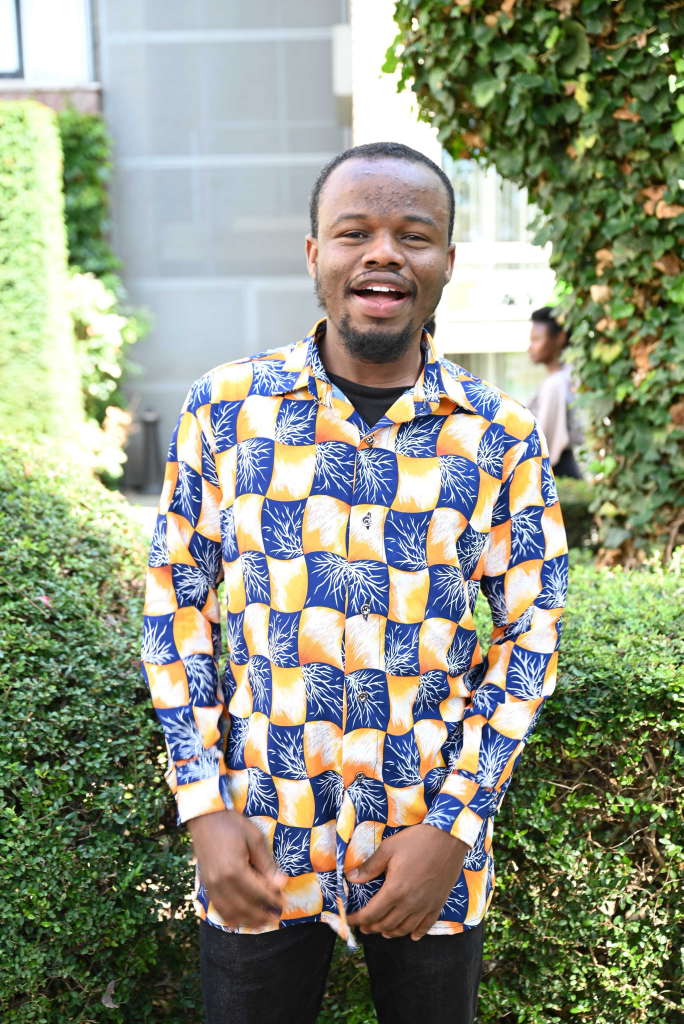
#> input picture me.jpg, 3417 x 5120 px, found by its file name (shown at 1/5 size)
$ python transformation.py
#> lines starting #> are read from the running program, lines starting #| are printed output that depends on the picture
import cv2 as cv
import numpy as np

resize = cv.imread("C:/Users/Administrator/Documents/vs_code/computer_vision/opencv_intro/opencv_intro/opencv_intro/me.jpg")
#> resize is the input picture: shape (5120, 3417, 3); mean B, G, R 129.9, 148.7, 142.4

img = cv.resize(resize,(342,512))
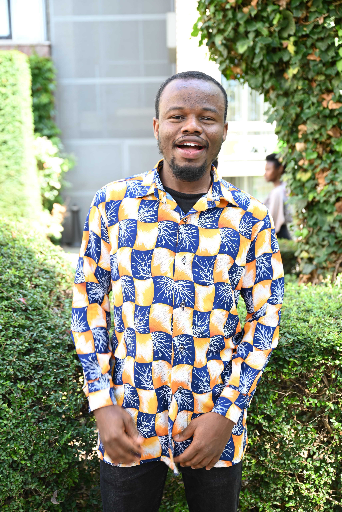
#> img: shape (512, 342, 3); mean B, G, R 129.9, 148.7, 142.4

# Translation
def translate(img, x, y):
#> called with x = 100, y = 100
    transMat = np.float32([[1,0,x],[0,1,y]])
    dimensions = (img.shape[1], img.shape[0])
#> dimensions = (342, 512)
    return cv.warpAffine(img, transMat, dimensions)
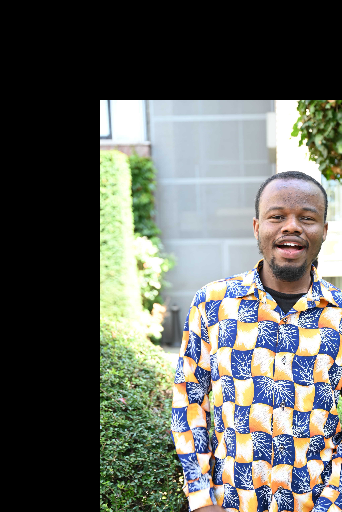
#> returned value: shape (512, 342, 3); mean of channels 0, 1, 2 94.9, 100.3, 97; drawn as B, G, R

# -x --> left
# -y --> Up
#  x --> Right
#  y --> Down

translated =translate(img, 100, 100)
cv.imshow('Translate', translated)

# Rotate
def rotate(img, angle, rotPoint=None):
#> called with angle = -45
    (height,width) = img.shape[:2]
#> height = 512; width = 342

    if rotPoint is None:
        rotPoint = (width//2, height//2)
#> rotPoint = (171, 256)

    rotMat = cv.getRotationMatrix2D(rotPoint,angle, 1.0)
    dimensions = (width, height)
#> dimensions = (342, 512)

    return cv.warpAffine(img, rotMat, dimensions)
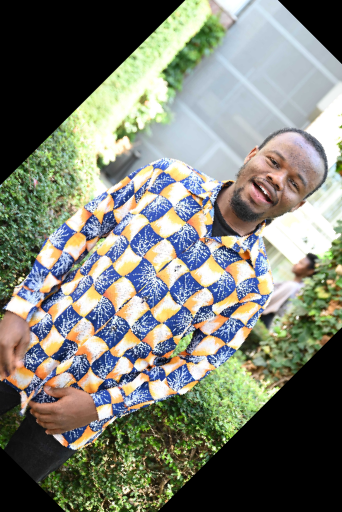
#> returned value: shape (512, 342, 3); mean of channels 0, 1, 2 115.6, 126.8, 123.6; drawn as B, G, R

rotated = rotate(img, -45)
cv.imshow('Rotate', rotated)

# flip
flip =cv.flip(img, 0)
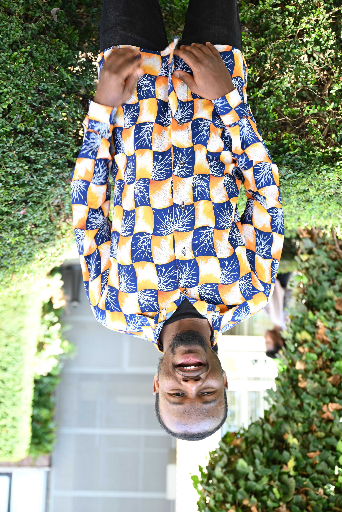
#> flip: shape (512, 342, 3); mean B, G, R 129.9, 148.7, 142.4
cv.imshow('flip', flip)


# crop
crop = img[100:200, 200:300]
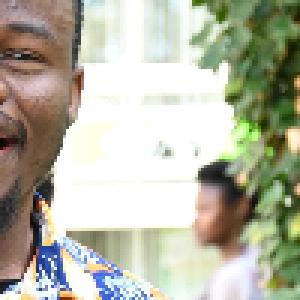
#> crop: shape (100, 100, 3) (shown 3 times larger); mean B, G, R 164.9, 181.7, 181.6
cv.imshow('crop', crop)

cv.waitKey(0)

$ run again, with 530610929_1078384944408029_1369117244780605595_n (1).jpg copied over me.jpg
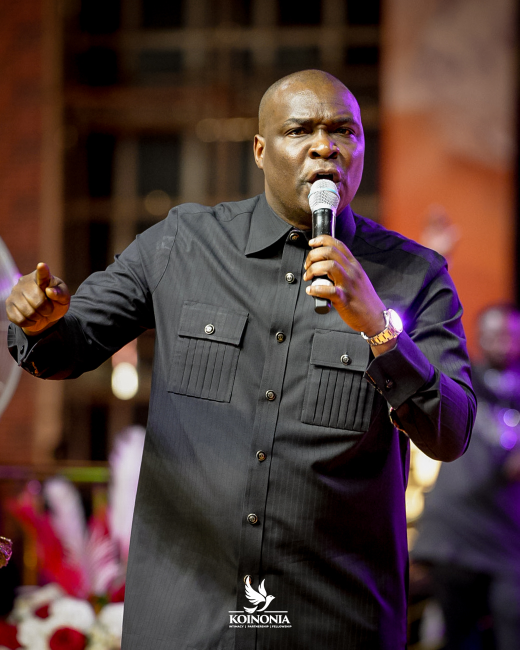
#> input picture 530610929_1078384944408029_1369117244780605595_n (1).jpg, 1039 x 1299 px, found by its file name (shown at 1/2 size)
#> resize is the input picture: shape (1299, 1039, 3); mean B, G, R 54.5, 57.6, 80.5
#> `flip =cv.flip(img, 0)`:
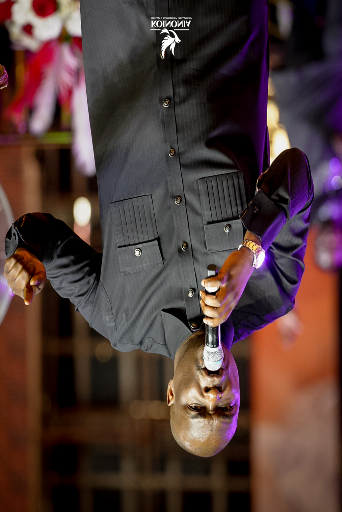
#> flip: shape (512, 342, 3); mean B, G, R 54.3, 57.5, 80.4
#> `crop = img[100:200, 200:300]`:
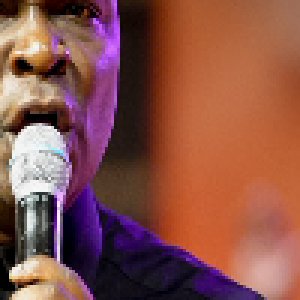
#> crop: shape (100, 100, 3) (shown 3 times larger); mean B, G, R 73.8, 82.4, 136.5

$ run again, with 536283686_1087082003538323_3867098083816194939_n.jpg copied over me.jpg
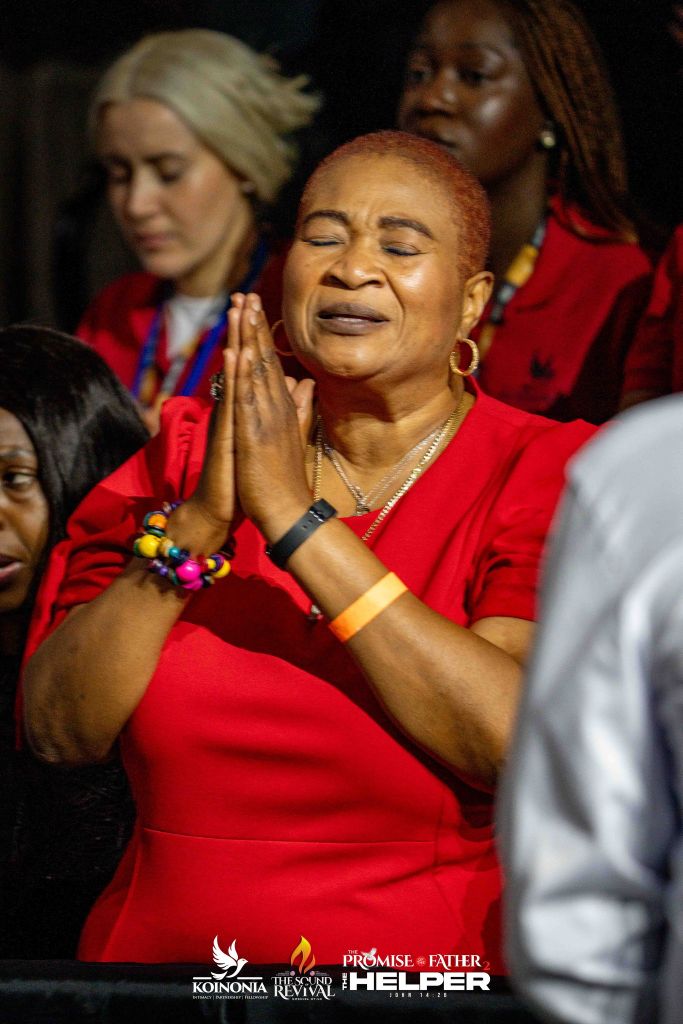
#> input picture 536283686_1087082003538323_3867098083816194939_n.jpg, 1365 x 2048 px, found by its file name (shown at 1/2 size)
#> resize is the input picture: shape (2048, 1365, 3); mean B, G, R 44.1, 52.4, 110.5
#> `flip =cv.flip(img, 0)`:
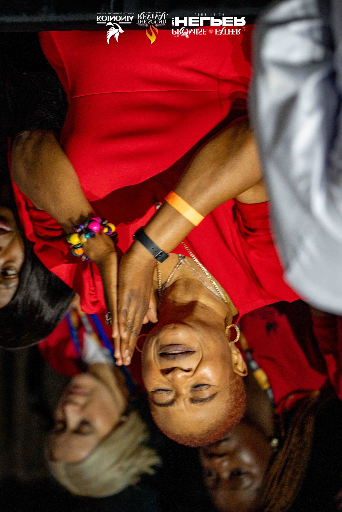
#> flip: shape (512, 342, 3); mean B, G, R 44, 52.3, 110.4
#> `crop = img[100:200, 200:300]`:
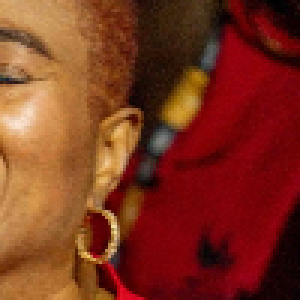
#> crop: shape (100, 100, 3) (shown 3 times larger); mean B, G, R 30.2, 52.1, 126.1
